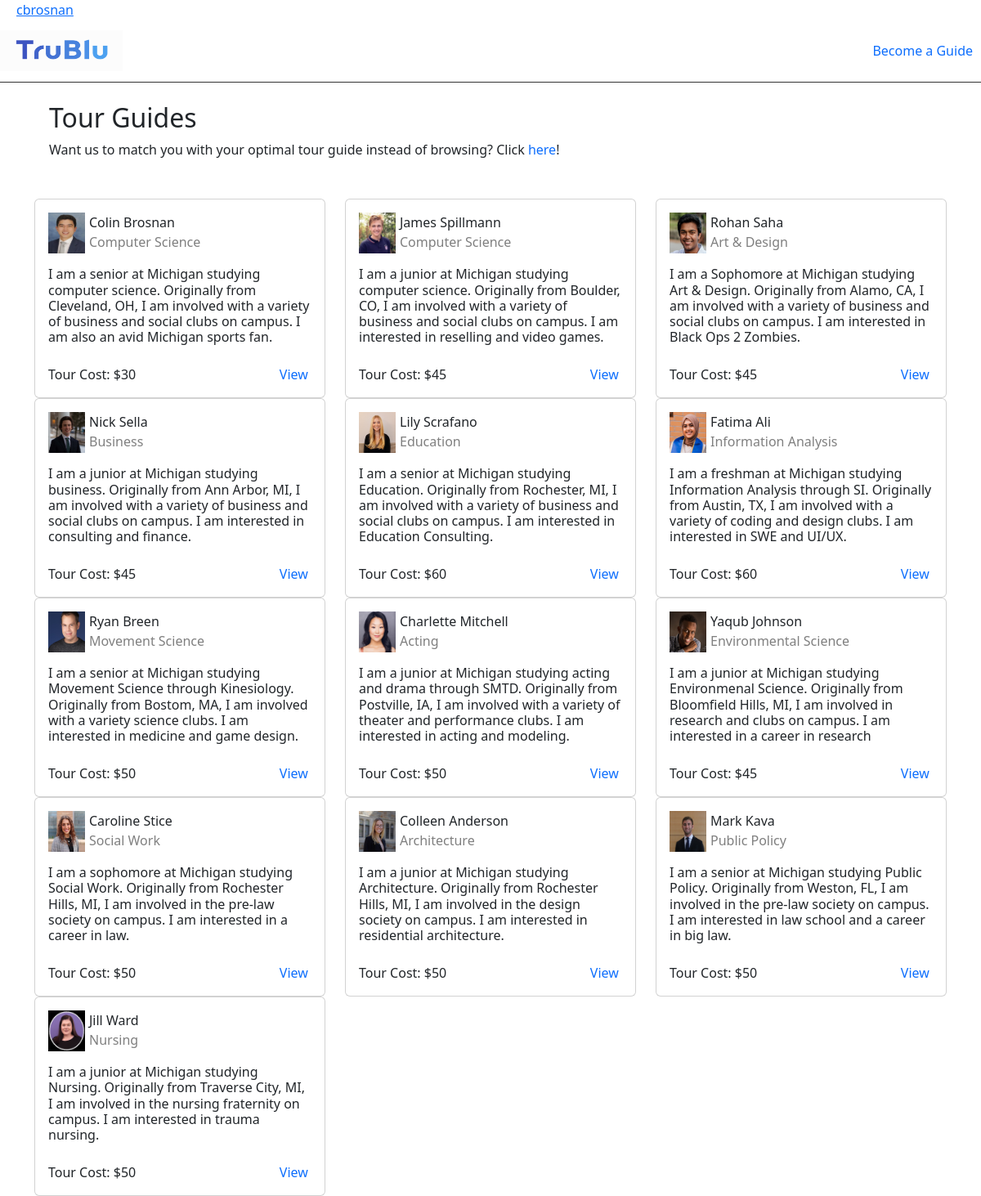
The app's page /tourguides/ (signed in) with its own data.
### tables this page shows
CREATE TABLE tourguides(
  id INTEGER PRIMARY KEY AUTOINCREMENT,
  firstname VARCHAR(20) NOT NULL,
  lastname VARCHAR(20) NOT NULL,
  email VARCHAR(40) NOT NULL,
  phone INTEGER NOT NULL,
  photofile VARCHAR(64) NOT NULL,
  majorone VARCHAR(40) NOT NULL,
  majortwo VARCHAR(40),
  majorthree VARCHAR(40),
  minorone VARCHAR(40),
  college VARCHAR(80),
  city VARCHAR(30) NOT NULL,
  state VARCHAR(30) NOT NULL,
  rate INTEGER NOT NULL,
  econe VARCHAR(40) NOT NULL,
  ectwo VARCHAR(40) NOT NULL,
  ecthree VARCHAR(40),
  ecfour VARCHAR(40),
  ecfive VARCHAR(40),
  currentgrade VARCHAR(20) NOT NULL,
  postgradplan VARCHAR(80) NOT NULL,
  aboutme VARCHAR(2000) NOT NULL,
  tourdescription VARCHAR(2000) NOT NULL
);

### trublu/views/index.py (the view)
@trublu.app.route("/tourguides/")
def tourguides():
    if 'username' not in session:
        return flask.redirect(url_for('login'))
    cur = trublu.model.get_db().execute(
        "SELECT * "
        "FROM tourguides"
    )
    tourguides = cur.fetchall()
    context = {"tourguides": tourguides}
    return flask.render_template("tourguides.html", **context)

### trublu/model.py (called while the page is built)
def dict_factory(cursor, row):
    return {col[0]: row[idx] for idx, col in enumerate(cursor.description)}

def get_db():
    if 'sqlite_db' not in flask.g:
        db_filename = trublu.app.config['DATABASE_FILENAME']
        flask.g.sqlite_db = sqlite3.connect(str(db_filename))
        flask.g.sqlite_db.row_factory = dict_factory
        flask.g.sqlite_db.execute("PRAGMA foreign_keys = ON")
    return flask.g.sqlite_db

### trublu/templates/tourguides.html (shortened to what this page needs)
{% extends "base.html" %}
{% block content %}
<br>
<h2 style="padding-left: 60px;"> Tour Guides </h2>
    <p style="padding-left: 60px;">Want us to match you with your optimal tour guide instead of browsing? Click <a href="/match/" style="text-decoration: none;">here</a>!</p>
    <div class="container mt-5">
        <div class="row">
            {% for tourguide in tourguides %}
            <div class="col-md-4">
                <div class="card p-3">
                    <div class="d-flex flex-row mb-3"><img src="{{url_for('download_file', filename=tourguide['photofile'])}}" alt="profile picture" width="50" height="50" style="padding-right:5px;">
                        <div class="d-flex flex-column ml-2"><span>{{ tourguide.firstname }} {{  tourguide.lastname  }}</span><span class="text-black-50"> {{ tourguide.majorone }}</span></div>
                    </div>
                    <h6>{{ tourguide.aboutme }}</h6>
                    <div class="d-flex justify-content-between install mt-3"><span>Tour Cost: ${{ tourguide.rate }}</span><span class="text-primary"><a href="/tg/{{ tourguide.id }}" style="text-decoration:none;">View</a>&nbsp;</span></div>
                </div>
            </div>
            {% endfor %}
        </div>
    </div>
{% endblock %}

### trublu/templates/base.html (shortened to what this page needs)
<!doctype html>
<html>
  <head>
    <link rel="stylesheet" href="#">
    <link rel="stylesheet" href="/static/css/style.css">
    <link href="https://cdn.jsdelivr.net/npm/bootstrap@5.2.2/dist/css/bootstrap.min.css" rel="stylesheet">
  </head>
  <body>
    <div class="navbartop navbar-light bg-white" style="padding-left: 20px; text-decoration: none;" >
        <a href="/users/{{ session['username'] }}/">{{ session['username'] }}</a>
    </div>
      <nav class="navbar navbar-light bg-white" style="border-bottom: .5px solid #333333;">
        <a class="navbar-brand" href="/">
          <img src="/static/trublulogo.png" width="150" height="50" class="d-inline-block align-top" alt="">
        </a>
        <a href="/become-a-guide/" style="padding-right: 10px; text-decoration: none;">Become a Guide</a>
      </nav>
    <div id="content">{% block content %}{% endblock %}</div>
  </body>
</html>

### records on screen
tourguides: photofile (picture), firstname "Colin", lastname "Brosnan", majorone "Computer Science", aboutme "I am a senior at Michigan studying computer science. Originally from Cleveland, OH, I am involved with a variety of business and social clubs on campus. I am also an avid Michigan sports fan.", rate "30"
tourguides: photofile (picture), firstname "James", lastname "Spillmann", majorone "Computer Science", aboutme "I am a junior at Michigan studying computer science. Originally from Boulder, CO, I am involved with a variety of business and social clubs on campus. I am interested in reselling and video games.", rate "45"
tourguides: photofile (picture), firstname "Rohan", lastname "Saha", majorone "Art & Design", aboutme "I am a Sophomore at Michigan studying Art & Design. Originally from Alamo, CA, I am involved with a variety of business and social clubs on campus. I am interested in Black Ops 2 Zombies.", rate "45"
tourguides: photofile (picture), firstname "Nick", lastname "Sella", majorone "Business", aboutme "I am a junior at Michigan studying business. Originally from Ann Arbor, MI, I am involved with a variety of business and social clubs on campus. I am interested in consulting and finance.", rate "45"
tourguides: photofile (picture), firstname "Lily", lastname "Scrafano", majorone "Education", aboutme "I am a senior at Michigan studying Education. Originally from Rochester, MI, I am involved with a variety of business and social clubs on campus. I am interested in Education Consulting.", rate "60"
tourguides: photofile (picture), firstname "Fatima", lastname "Ali", majorone "Information Analysis", aboutme "I am a freshman at Michigan studying Information Analysis through SI. Originally from Austin, TX, I am involved with a variety of coding and design clubs. I am interested in SWE and UI/UX.", rate "60"
tourguides: photofile (picture), firstname "Ryan", lastname "Breen", majorone "Movement Science", aboutme "I am a senior at Michigan studying Movement Science through Kinesiology. Originally from Bostom, MA, I am involved with a variety science clubs. I am interested in medicine and game design.", rate "50"
tourguides: photofile (picture), firstname "Charlette", lastname "Mitchell", majorone "Acting", aboutme "I am a junior at Michigan studying acting and drama through SMTD. Originally from Postville, IA, I am involved with a variety of theater and performance clubs. I am interested in acting and modeling.", rate "50"
tourguides: photofile (picture), firstname "Yaqub", lastname "Johnson", majorone "Environmental Science", aboutme "I am a junior at Michigan studying Environmenal Science. Originally from Bloomfield Hills, MI, I am involved in research and clubs on campus. I am interested in a career in research", rate "45"
tourguides: photofile (picture), firstname "Caroline", lastname "Stice", majorone "Social Work", aboutme "I am a sophomore at Michigan studying Social Work. Originally from Rochester Hills, MI, I am involved in the pre-law society on campus. I am interested in a career in law.", rate "50"
tourguides: photofile (picture), firstname "Colleen", lastname "Anderson", majorone "Architecture", aboutme "I am a junior at Michigan studying Architecture. Originally from Rochester Hills, MI, I am involved in the design society on campus. I am interested in residential architecture.", rate "50"
tourguides: photofile (picture), firstname "Mark", lastname "Kava", majorone "Public Policy", aboutme "I am a senior at Michigan studying Public Policy. Originally from Weston, FL, I am involved in the pre-law society on campus. I am interested in law school and a career in big law.", rate "50"
tourguides: photofile (picture), firstname "Jill", lastname "Ward", majorone "Nursing", aboutme "I am a junior at Michigan studying Nursing. Originally from Traverse City, MI, I am involved in the nursing fraternity on campus. I am interested in trauma nursing.", rate "50"

### other values on screen
{{ session['username'] }} "cbrosnan"
